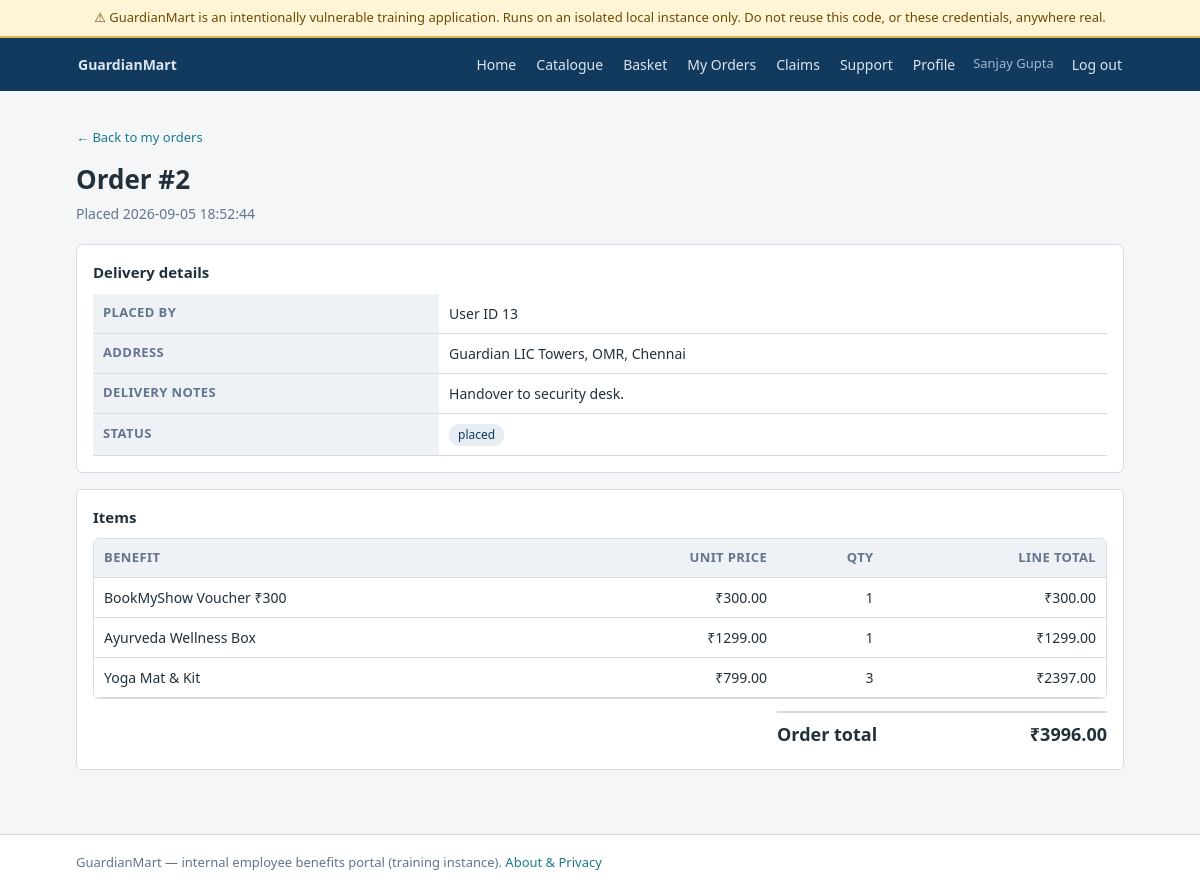
Screenshot of /order/2 (signed in) with the database file from the repository.
### tables this page shows
CREATE TABLE users (
            id INTEGER PRIMARY KEY AUTOINCREMENT,
            name TEXT NOT NULL,
            email TEXT NOT NULL UNIQUE,
            password TEXT NOT NULL,             -- plaintext, on purpose: A04 / A05a / A07a
            department TEXT,
            phone TEXT,
            role TEXT NOT NULL DEFAULT 'user'    -- 'user' or 'admin'
        );

CREATE TABLE orders (
            id INTEGER PRIMARY KEY AUTOINCREMENT,
            user_id INTEGER NOT NULL,
            total REAL NOT NULL,
            address TEXT,
            delivery_notes TEXT,
            status TEXT DEFAULT 'placed',
            created_at TEXT
        );

CREATE TABLE order_items (
            id INTEGER PRIMARY KEY AUTOINCREMENT,
            order_id INTEGER NOT NULL,
            product_id INTEGER,
            product_name TEXT,
            qty INTEGER,
            unit_price REAL,
            line_total REAL
        );

### app.py (the view)
@app.route("/order/<int:order_id>")
@login_required
def order_detail(order_id):
    order = db.get_order_by_id(order_id)
    if order is None:
        abort(404)
    items = db.get_order_items(order_id)
    return render_template("order_detail.html", order=order, items=items)

### app.py (called while the page is built)
def parse_session_cookie(raw):
    if not raw:
        return None
    parts = {}
    for chunk in raw.split("|"):
        if ":" not in chunk:
            return None
        k, v = chunk.split(":", 1)
        parts[k] = v
    if "user_id" not in parts or "role" not in parts:
        return None
    try:
        parts["user_id"] = int(parts["user_id"])
    except ValueError:
        return None
    return parts

def current_session():
    return parse_session_cookie(request.cookies.get("gm_session"))

def current_user_row():
    sess = current_session()
    if not sess:
        return None
    return db.get_user_by_id(sess["user_id"])

def login_required(view):
    @wraps(view)
    def wrapped(*args, **kwargs):
        if current_session() is None:
            return redirect(url_for("login"))
        return view(*args, **kwargs)
    return wrapped

@app.context_processor
def inject_globals():
    return {
        "training_banner": TRAINING_BANNER,
        "logged_in_user": current_user_row(),
        "logged_in_session": current_session(),
    }

### db.py (called while the page is built)
def get_db():
    conn = sqlite3.connect(DB_PATH)
    conn.row_factory = sqlite3.Row
    conn.execute("PRAGMA foreign_keys = ON")
    return conn

def get_user_by_id(user_id):
    conn = get_db()
    row = conn.execute("SELECT * FROM users WHERE id = ?", (user_id,)).fetchone()
    conn.close()
    return row

def get_order_by_id(order_id):
    conn = get_db()
    row = conn.execute("SELECT * FROM orders WHERE id = ?", (order_id,)).fetchone()
    conn.close()
    return row

def get_order_items(order_id):
    conn = get_db()
    rows = conn.execute(
        "SELECT * FROM order_items WHERE order_id = ?", (order_id,)
    ).fetchall()
    conn.close()
    return rows

### templates/order_detail.html (shortened to what this page needs)
{% extends "base.html" %}
{% block content %}
<p class="muted"><a href="{{ url_for('orders') }}">&larr; Back to my orders</a></p>
<h1>Order #{{ order.id }}</h1>
<p class="page-sub">Placed {{ order.created_at }}</p>
{% if order.delivery_notes and order.delivery_notes.startswith('GLIC{') %}
  {% set flag_value = order.delivery_notes %}
  {% set flag_note = 'This order belongs to user ID ' ~ order.user_id ~ ', not to you. Nothing stopped you from reading it.' %}
{% endif %}
<div class="card">
  <div class="card-title">Delivery details</div>
  <table>
    <tr><th>Placed by</th><td>User ID {{ order.user_id }}</td></tr>
    <tr><th>Address</th><td>{{ order.address }}</td></tr>
    <tr><th>Delivery notes</th><td>{{ order.delivery_notes or '—' }}</td></tr>
    <tr><th>Status</th><td><span class="pill">{{ order.status }}</span></td></tr>
  </table>
</div>
<div class="card">
  <div class="card-title">Items</div>
  <div class="table-wrap" style="margin-bottom:0;">
    <table>
      <thead>
        <tr>
          <th>Benefit</th>
          <th class="text-right">Unit price</th>
          <th class="text-right">Qty</th>
          <th class="text-right">Line total</th>
        </tr>
      </thead>
      <tbody>
        {% for i in items %}
          <tr>
            <td>{{ i.product_name }}</td>
            <td class="text-right">&#8377;{{ '%.2f'|format(i.unit_price) }}</td>
            <td class="text-right">{{ i.qty }}</td>
            <td class="text-right">&#8377;{{ '%.2f'|format(i.line_total) }}</td>
          </tr>
        {% endfor %}
      </tbody>
    </table>
  </div>
  <div class="totals" style="margin-top:12px;">
    <div class="grand"><span>Order total</span><span>&#8377;{{ '%.2f'|format(order.total) }}</span></div>
  </div>
</div>
{% endblock %}

### templates/base.html (shortened to what this page needs)
<!DOCTYPE html>
<html lang="en">
<head>
  <link rel="stylesheet" href="{{ url_for('static', filename='css/app.css') }}">
</head>
<body>
<div class="training-banner">{{ training_banner }}</div>
<nav class="navbar">
  <div class="container">
    <a class="navbar-brand" href="{{ url_for('home') }}">GuardianMart</a>
    <a href="{{ url_for('home') }}">Home</a>
    <a href="{{ url_for('products') }}">Catalogue</a>
    {% if logged_in_session %}
      <a href="{{ url_for('basket') }}">Basket</a>
      <a href="{{ url_for('orders') }}">My Orders</a>
      <a href="{{ url_for('claims') }}">Claims</a>
      <a href="{{ url_for('support') }}">Support</a>
      <a href="{{ url_for('profile') }}">Profile</a>
      <span class="nav-user">
        {{ logged_in_user.name if logged_in_user else 'Unknown user' }}
      </span>
      <a href="{{ url_for('logout') }}">Log out</a>
    {% else %}
      <a href="{{ url_for('about') }}">About</a>
      <a href="{{ url_for('login') }}">Log in</a>
      <a href="{{ url_for('register') }}">Register</a>
    {% endif %}
  </div>
</nav>
<main>
  <div class="container">
    {% block content %}{% endblock %}
  </div>
</main>
<footer>
  <div class="container">
    GuardianMart &mdash; internal employee benefits portal (training instance).
    <a href="{{ url_for('about') }}">About &amp; Privacy</a>
  </div>
</footer>
</body>
</html>

### static/css/app.css (style rules this page uses)
:root { --gm-navy: #123a5e; --gm-navy-dark: #0d2a44; --gm-accent: #1d7a8c; --gm-bg: #f4f6f8; --gm-border: #d6dce2; --gm-text: #22303c; --gm-muted: #64748b; --gm-warn-bg: #fff4d6; --gm-warn-border: #e0b64a; --gm-flag-bg: #e8f7ee; --gm-flag-border: #2f9e5e; --gm-danger: #b3261e; }
* { box-sizing: border-box; }
body { margin: 0; font-family: "Segoe UI", Roboto, Helvetica, Arial, sans-serif; font-size: 15px; line-height: 1.5; color: var(--gm-text); background: var(--gm-bg); }
a { color: var(--gm-accent); text-decoration: none; }
.container { max-width: 1080px; margin: 0 auto; padding: 0 16px; }
.training-banner { background: var(--gm-warn-bg); border-bottom: 2px solid var(--gm-warn-border); color: #6b4c00; font-size: 13px; padding: 8px 16px; text-align: center; }
.navbar { background: var(--gm-navy); color: #fff; }
.navbar .container { display: flex; align-items: center; flex-wrap: wrap; gap: 4px 16px; padding: 12px 16px; }
.navbar-brand { font-size: 20px; font-weight: 700; color: #fff; margin-right: auto; }
.navbar a { color: #dce6f0; padding: 4px 2px; font-size: 14px; }
.navbar .nav-user { color: #9fb8cf; font-size: 13px; }
main { padding: 24px 0 48px; }
h1 { font-size: 26px; margin: 0 0 4px; }
.page-sub { color: var(--gm-muted); margin: 0 0 20px; font-size: 14px; }
.card { background: #fff; border: 1px solid var(--gm-border); border-radius: 6px; padding: 16px; margin-bottom: 16px; }
.card-title { font-weight: 600; margin-bottom: 10px; }
table { width: 100%; border-collapse: collapse; background: #fff; font-size: 14px; }
th, td { text-align: left; padding: 9px 10px; border-bottom: 1px solid var(--gm-border); }
th { background: #eef2f6; font-size: 13px; text-transform: uppercase; letter-spacing: .03em; color: var(--gm-muted); }
.table-wrap { border: 1px solid var(--gm-border); border-radius: 6px; overflow-x: auto; margin-bottom: 16px; }
.text-right { text-align: right; }
.muted { color: var(--gm-muted); font-size: 13px; }
.pill { display: inline-block; background: #e7edf3; border-radius: 10px; padding: 2px 9px; font-size: 12px; color: var(--gm-navy); }
.totals { max-width: 330px; margin-left: auto; font-size: 15px; }
.totals div { display: flex; justify-content: space-between; padding: 5px 0; }
.totals .grand { border-top: 2px solid var(--gm-border); font-weight: 700; font-size: 18px; margin-top: 4px; padding-top: 8px; }
footer { border-top: 1px solid var(--gm-border); background: #fff; padding: 18px 0; font-size: 13px; color: var(--gm-muted); }

### rows the page displays
users: name "Sanjay Gupta"
orders: id "2", created_at "2026-09-05 18:52:44", user_id "13", address "Guardian LIC Towers, OMR, Chennai", delivery_notes "Handover to security desk.", status "placed", total "3996.00"
order_items: product_name "BookMyShow Voucher ₹300", unit_price "300.00", qty "1", line_total "300.00"
order_items: product_name "Ayurveda Wellness Box", unit_price "1299.00", qty "1", line_total "1299.00"
order_items: product_name "Yoga Mat & Kit", unit_price "799.00", qty "3", line_total "2397.00"

### other values shown
{{ training_banner }} "⚠ GuardianMart is an intentionally vulnerable training application. Runs on an isolated local instance only. Do not reuse this code, or these credentials, anywhere real."
